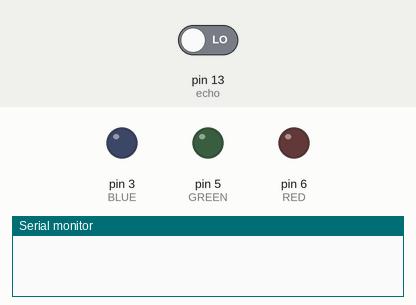
This sketch was run on a simulated Arduino Uno, built with avr-gcc and run on an emulated ATmega328P. Shown: output pins drawn as LEDs (lit = HIGH), the last lines printed to the serial monitor. The test bench sets the inputs (shaded band); at power-on: pin 13 (echo) LOW. Pins used as bus, display or sensor lines are not drawn.

Above: at 0.1 s.
At 1.1 s:
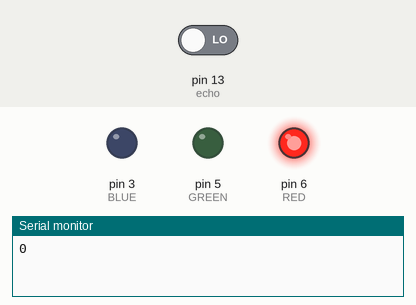
Timing chart, 0 to 2.6 s (numbered marks = the images above):
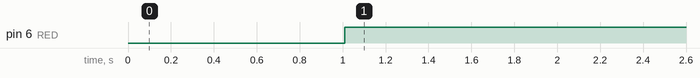

Measured:
- by itself, pin 6 (RED): LOW → HIGH at 1.0 s

The sketch:

Ultrasonic_traffic_light.ino
```cpp
const int echo = 13;
const int trig = 12;

int duration = 0;
int distance = 0;

// define pins
#define BLUE 3
#define GREEN 5
#define RED 6

void setup() {
  // put your setup code here, to run once:
  pinMode(trig, OUTPUT);
  pinMode(echo, INPUT);

  pinMode(RED, OUTPUT);
  pinMode(GREEN, OUTPUT);
  pinMode(BLUE, OUTPUT);
  digitalWrite(RED, LOW);
  digitalWrite(GREEN, LOW);
  digitalWrite(BLUE, LOW);

  Serial.begin(9600);
}

void loop() {
  // put your main code here, to run repeatedly:
  digitalWrite(trig, HIGH);
  delay(10);
  digitalWrite(trig, LOW);

  duration = pulseIn(echo, HIGH);
  distance = (duration/2) / 28.5;
  Serial.println(distance);

  if ( distance <= 10 ) {
    digitalWrite(RED, HIGH);
    digitalWrite(GREEN, LOW);
    digitalWrite(BLUE, LOW);
  }

  else if ( distance > 10 && distance <=20 ) {
    digitalWrite(RED, HIGH);
    analogWrite(GREEN, 150);
    digitalWrite(BLUE, LOW);
  }

  else {
    digitalWrite(RED, LOW);
    digitalWrite(GREEN, HIGH);
    digitalWrite(BLUE, LOW);
  }


}
```
